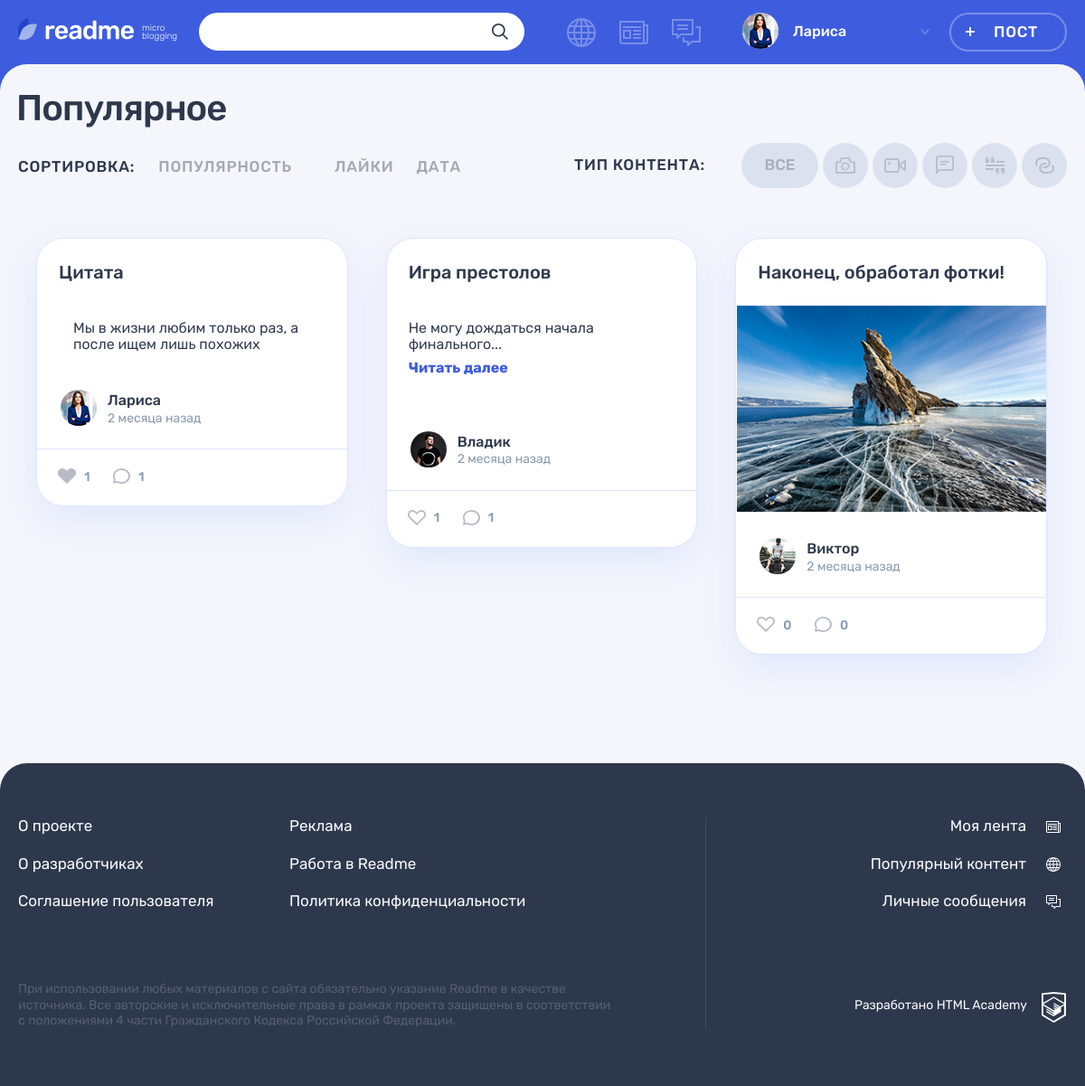
/popular.php (signed in), run on the app's committed database.
### tables this page shows
CREATE TABLE IF NOT EXISTS `users` (
  `users_id` INT NOT NULL AUTO_INCREMENT,
  `registration_date` DATETIME NOT NULL,
  `email` VARCHAR(225) NOT NULL,
  `name` VARCHAR(225) NOT NULL,
  `password` VARCHAR(225) NOT NULL,
  `avatar` VARCHAR(225) NULL,
  `contact_info` VARCHAR(225) NULL,
  PRIMARY KEY (`users_id`),
  UNIQUE INDEX `idusers_UNIQUE` (`users_id` ASC),
  UNIQUE INDEX `email_UNIQUE` (`email` ASC));

CREATE TABLE IF NOT EXISTS `posts` (
  `posts_id` INT NOT NULL AUTO_INCREMENT,
  `post_date` DATETIME NOT NULL,
  `title` TEXT(120) NOT NULL,
  `content` TEXT NOT NULL,
  `quote_author` VARCHAR(225) NULL,
  `img_url` VARCHAR(225) NULL,
  `video_url` VARCHAR(225) NULL,
  `users_site_url` VARCHAR(225) NULL,
  `number_of_views` INT NOT NULL DEFAULT 0,
  `users_id` INT NOT NULL,
  `content_types_id` INT NOT NULL,
  `isrepost` INT DEFAULT 0,
  `user_author_id` INT DEFAULT 0,
  `post_origin_id` INT DEFAULT 0,
  PRIMARY KEY (`posts_id`),
  INDEX `id_UNIQUE` (`posts_id` ASC),
  INDEX `users_to_posts_idx` (`users_id` ASC),
  INDEX `fk_posts_content_types1_idx` (`content_types_id` ASC),
  FULLTEXT INDEX `posts_search` (`title`, `content`),
  CONSTRAINT `users_to_posts`
    FOREIGN KEY (`users_id`)
    REFERENCES `users` (`users_id`)
    ON DELETE NO ACTION
    ON UPDATE NO ACTION,
  CONSTRAINT `posts_to_content_types`
    FOREIGN KEY (`content_types_id`)
    REFERENCES `content_types` (`content_types_id`)
    ON DELETE NO ACTION
    ON UPDATE NO ACTION);

### templates/popular.php (the view, shortened to what the rows shown need)
<section class="page__main page__main--popular">
    <div class="container">
        <h1 class="page__title page__title--popular">Популярное</h1>
    </div>
    <div class="popular container">
        <div class="popular__posts" id="popular__posts">
            <?php foreach ($cards as $key => $card): ?>
            <?php
                $cardType = $card['type'];
                $cardPostId = $card['posts_id'];
                $cardPostDate = $card['post_date'];
                $cardAva = $card['avatar'];
                $cardName = $card['name'];
                $cardUserId = $card['users_id'];
                $cardTitle = $card['title'];
                $cardContent = $card['content'];
                ?>
                <article class="popular__post post <?= $cardType ?>">
                    <header class="post__header">
                        <h2><a href='post.php?postId=<?= $cardPostId ?>'><?= $cardTitle ?></a></h2>
                    </header>
                    <div class="post__main">
                        <?php if ($cardType === 'quote'): ?>
                            <blockquote>
                                <p>
                                    <?= htmlspecialchars($cardContent) ?>
                                </p>
                            </blockquote>
                        <?php elseif ($cardType === 'picture'): ?>
                            <div class="post-photo__image-wrapper">
                                <img src="<?= htmlspecialchars($cardContent) ?>" alt="Фото от пользователя"
                                     width="360" height="240">
                            </div>
                        <?php elseif ($cardType === 'text'): ?>
                            <p style="margin-left: 7%; margin-right: 10%">
                                <?= cutText( $cardContent, 60, $cardPostId) ?></p>
                        <?php endif ?>
                    </div>
                    <footer class="post__footer">
                        <div class="post__author">
                            <a class="post__author-link" href="profile.php?user=<?= $cardUserId ?>&tab=posts"
                               title="<?= $cardName ?>">
                                <div class="post__avatar-wrapper">
                                    <img class="post__author-avatar" src="<?= htmlspecialchars($cardAva) ?>">
                                </div>
                                <div class="post__info">
                                    <b class="post__author-name">
                                        <?= htmlspecialchars($cardName) ?></b>
                                    <time class="post__time" datetime="<?= $cardPostDate ?>"
                                          title="<?= date('d.m.Y H:i',
                                              strtotime($cardPostDate)) ?>"><?= showTimeGap($cardPostDate) . ' назад' ?></time>
                                </div>
                            </a>
                        </div>
                        <div class="post__indicators">
                            <div class="post__buttons">
                                <a class="post__indicator post__indicator--likes button" title="Лайк"
                                   data-post-id='<?= $cardPostId ?>'>
                                    <svg class="post__indicator-icon" width="20" height="17">
                                        <use xlink:href="#icon-heart<?= dbGetLike($con, $cardPostId, $userSession['user-id']) ? '-active' : '' ?>"></use>
                                    </svg>
                                    <span class="<?= dbGetLike($con, $cardPostId,
                                        $userSession['user-id']) ? '' : 'like-counter' ?>"><?= dbCountLikesToPost($con,
                                            $cardPostId) ?></span>
                                </a>
                                <a class="post__indicator post__indicator--comments button"
                                   href="post.php?postId=<?= $cardPostId ?>#comments"
                                   title="Комментарии">
                                    <svg class="post__indicator-icon" width="19" height="17">
                                        <use xlink:href="#icon-comment"></use>
                                    </svg>
                                    <span><?= dbCountCommentsToPost($con, $cardPostId) ?></span>
                                </a>
                            </div>
                        </div>
                    </footer>
                </article>
            <?php endforeach ?>
        </div>
    </div>
</section>

### functions/routines.php (shortened to what the rows shown need)
<?php
function cutText($text, $maxLength = 300, $postId)
{
    if (strlen($text) > $maxLength) {
        $textArr = explode(' ', $text);
        $countLetters = 0;
        $j = 0;
        foreach ($textArr as $word) {
            $countLetters += strlen($word);
            $j++;
            if ($countLetters > $maxLength) {
                return implode(' ', array_slice($textArr, 0,
                        $j)) . '...' . '<br/><a class="post-text__more-link" href="post.php?postId=' . $postId . '" style="margin-left: 0"> Читать далее </a>';
            }
        }
    }
    return $text;
}
function showTimeGap($datePoint)
{
    $nowTime = time();
    $diffTime = $nowTime - strtotime($datePoint);
    if ($diffTime < 3600) {
        $num = ceil($diffTime / 60);
        $word = get_noun_plural_form(ceil($diffTime / 60), 'минута', 'минуты', 'минут');
    } elseif ($diffTime > 3600 && $diffTime < 86400) {
        $num = ceil($diffTime / 3600);
        $word = get_noun_plural_form(ceil($diffTime / 3600), 'час', 'часа', 'часов');
    } elseif ($diffTime > 86400 && $diffTime < 604800) {
        $num = ceil($diffTime / 86400);
        $word = get_noun_plural_form(ceil($diffTime / 86400), 'день', 'дня', 'дней');
    } elseif ($diffTime > 604800 && $diffTime < 2629743) {
        $num = ceil($diffTime / 604800);
        $word = get_noun_plural_form(ceil($diffTime / 604800), 'неделя', 'недели', 'недель');
    } elseif ($diffTime > 2629743 && $diffTime < 31556926) {
        $num = ceil($diffTime / 2629743);
        $word = get_noun_plural_form(ceil($diffTime / 2629743), 'месяц', 'месяца', 'месяцев');
    } else {
        $num = ceil($diffTime / 31556926);
        $word = get_noun_plural_form(ceil($diffTime / 31556926), 'год', 'года', 'лет');
    }
    return $num . ' ' . $word;
}
function isUserLoggedIn()
{
    $userName = $_SESSION['user-name'] ?? '';
    if ($userName) {
        return true;
    }
    return false;
}

### templates/layout.php (shortened to what the rows shown need)
<!DOCTYPE html>
<html lang="ru">
<head>
    <link rel="stylesheet" href="css/main.css">
    <link rel="stylesheet" href="css/style.css">
</head>
<body class="page">
<header class="header">
    <div class="header__wrapper container">
        <div class="header__nav-wrapper">
            <nav class="header__nav">
                <?php if (isUserLoggedIn()): ?>
                    <ul class="header__my-nav">
                        <li class="header__my-page header__my-page--popular">
                            <a class="header__page-link<?= ($getBlock === 'pop') ? ' header__page-link--active' : '' ?>"
                               href="popular.php?block=pop&sort=pop&tab=all&page=1" title="Популярный контент">
                            </a>
                        </li>
                        <li class="header__my-page header__my-page--feed">
                            <a class="header__page-link<?= ($getBlock === 'feed') ? ' header__page-link--active' : '' ?>"
                               title="Моя лента" href="feed.php?block=feed&tab=all">
                            </a>
                        </li>
                        <li class="header__my-page header__my-page--messages">
                            <a class="header__page-link<?= ($getBlock === 'messages') ? ' header__page-link--active' : '' ?>" href="messages.php?block=messages" title="Личные сообщения">
                            </a>
                        </li>
                    </ul>
                    <ul class="header__user-nav">
                        <li class="header__profile">
                            <a class="header__profile-link" href="profile.php?user=<?= $userSession['user-id'] ?>&tab=posts">
                                <div class="header__avatar-wrapper">
                                    <img class="header__profile-avatar" src="<?= $userSession['user-ava'] ?>"
                                         alt="">
                                </div>
                                <div class="header__profile-name">
                                    <span><?= $userSession['user-name'] ?></span>
                                    <svg class="header__link-arrow" width="10" height="6">
                                        <use xlink:href="#icon-arrow-right-ad"></use>
                                    </svg>
                                </div>
                            </a>
                        </li>
                        <li>
                            <a class="header__post-button button button--transparent" href="add.php?tab=text">Пост</a>
                        </li>
                    </ul>
                <?php endif ?>
            </nav>
        </div>
    </div>
</header>
<?= $content ?>
</body>
</html>

### data on the page
users: avatar (picture), name "Лариса"
posts: title "Цитата", content "Мы в жизни любим только раз, а после ищем лишь похожих", users.avatar (picture), users.name "Лариса", post_date "2 месяца", posts_id "1"
posts: title "Игра престолов", content "Не могу дождаться начала финального", users.avatar (picture), users.name "Владик", post_date "2 месяца", cardPostId "1"
posts: title "Наконец, обработал фотки!", content (picture), users.avatar (picture), users.name "Виктор", post_date "2 месяца", cardPostId "0"
